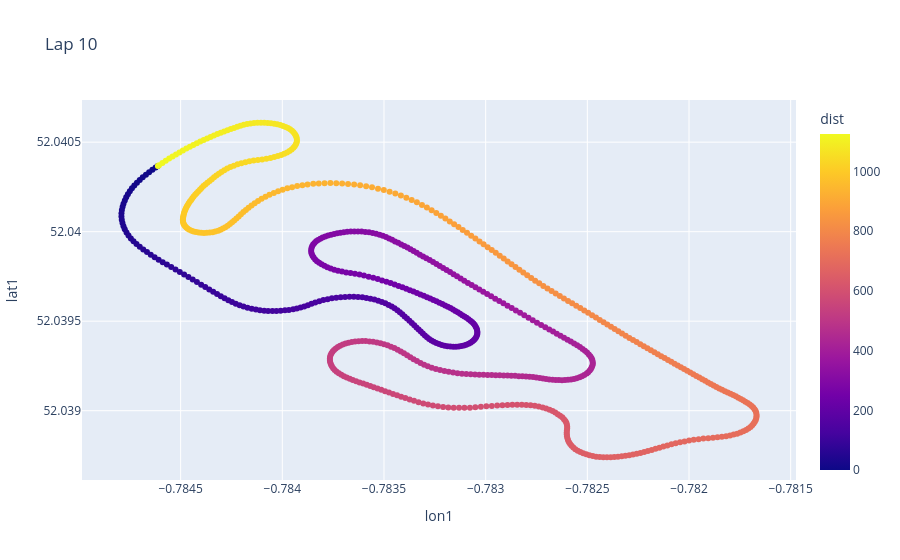

Notebook cell for this chart:
### Code cell
df = pd.DataFrame({
    "lat1": [p.point.lat for p in lap21.points], "lon1": [p.point.lon for p in lap21.points], "dist": [p for p in lap21.cum_distances]
})
px.scatter(df, x="lon1", y="lat1", color="dist", title="Lap 10")

### Figure 1 — Plotly figure (JSON) as saved in the notebook; plotly's stock layout.template omitted (floating-point values rounded to 4 significant figures; data arrays with more than 128 entries replaced by an {"elided": "..."} marker saying what was removed)
{"data": [{"hovertemplate": "lon1=%{x}<br>lat1=%{y}<br>dist=%{marker.color}<extra></extra>", "legendgroup": "", "marker": {"color": {"elided": "762 float values"}, "coloraxis": "coloraxis", "symbol": "circle"}, "mode": "markers", "name": "", "orientation": "v", "showlegend": false, "type": "scatter", "x": {"elided": "762 float values"}, "xaxis": "x", "y": {"elided": "762 float values"}, "yaxis": "y"}], "layout": {"coloraxis": {"colorbar": {"title": {"text": "dist"}}, "colorscale": [[0, "#0d0887"], [0.1111, "#46039f"], [0.2222, "#7201a8"], [0.3333, "#9c179e"], [0.4444, "#bd3786"], [0.5556, "#d8576b"], [0.6667, "#ed7953"], [0.7778, "#fb9f3a"], [0.8889, "#fdca26"], [1, "#f0f921"]]}, "legend": {"tracegroupgap": 0}, "title": {"text": "Lap 10"}, "xaxis": {"anchor": "y", "domain": [0, 1], "title": {"text": "lon1"}}, "yaxis": {"anchor": "x", "domain": [0, 1], "title": {"text": "lat1"}}}}
